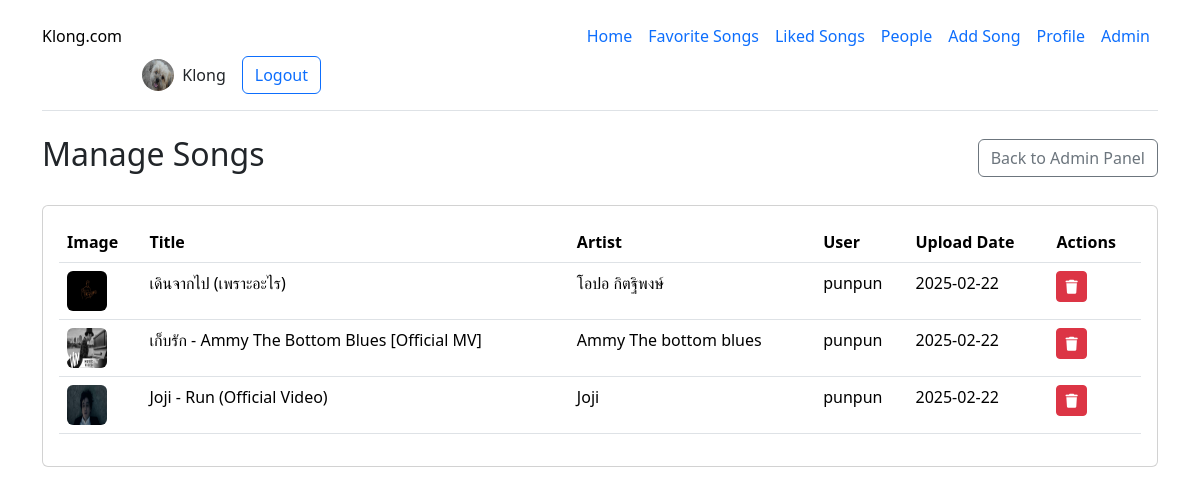
The page /admin/songs (signed in) on the database its author committed.
### app.py (models this page shows)
class User(db.Model, UserMixin):
    id = db.Column(db.Integer, primary_key=True)
    username = db.Column(db.String(150), unique=True, nullable=False)  # ชื่อผู้ใช้
    password = db.Column(db.String(150), nullable=False)  # รหัสผ่าน (เข้ารหัสแล้ว)
    name = db.Column(db.String(150), default='Noman')  # ชื่อแสดง
    profile_pic = db.Column(db.String(500), default='/static/uploads/profile/default.png')  # รูปโปรไฟล์
    is_admin = db.Column(db.Boolean, default=False)  # สถานะผู้ดูแลระบบ
    songs = db.relationship('Song', backref='user', lazy=True)  # ความสัมพันธ์กับโมเดล Song
    likes = db.relationship('Like', backref='user', lazy=True)  # ความสัมพันธ์กับโมเดล Like

class Song(db.Model):
    id = db.Column(db.Integer, primary_key=True)
    title = db.Column(db.String(200), nullable=False)  # ชื่อเพลง
    artist = db.Column(db.String(200), nullable=False)  # ชื่อศิลปิน
    image_url = db.Column(db.String(500), nullable=False)  # URL รูปภาพปกเพลง
    audio_url = db.Column(db.String(500), nullable=False)  # URL ไฟล์เสียงเพลง
    lyrics_url = db.Column(db.Text, nullable=False)  # เนื้อเพลง
    created_at = db.Column(db.DateTime, default=datetime.utcnow)  # เวลาที่สร้างเพลง
    user_id = db.Column(db.Integer, db.ForeignKey('user.id'), nullable=False)  # ไอดีผู้ใช้ที่สร้างเพลง
    likes = db.relationship('Like', backref='song', lazy=True)  # ความสัมพันธ์กับโมเดล Like

### app.py (the view)
@app.route('/admin/songs')
@login_required  # ต้องล็อกอินก่อนเข้าถึง
def admin_songs():
    if not current_user.is_admin:  # ตรวจสอบว่าผู้ใช้เป็นผู้ดูแลระบบหรือไม่
        return redirect(url_for('home'))
    songs = Song.query.all()  # ดึงข้อมูลเพลงทั้งหมด
    return render_template('admin_songs.html', songs=songs)  # แสดงหน้า admin_songs.html พร้อมข้อมูลเพลง

### app.py (called while the page is built)
@login_manager.user_loader
def load_user(user_id):
    return User.query.get(int(user_id))

### templates/admin_songs.html (shortened to what this page needs)
<!DOCTYPE html>
<html lang="en">
<head>
    <link href="https://cdn.jsdelivr.net/npm/bootstrap@5.3.3/dist/css/bootstrap.min.css" rel="stylesheet">
    <link rel="stylesheet" href="https://cdnjs.cloudflare.com/ajax/libs/font-awesome/6.0.0/css/all.min.css">
</head>
<body>
    <div class="container">
        <header class="d-flex flex-wrap align-items-center justify-content-center justify-content-md-between py-3 mb-4 border-bottom">
            <div class="col-md-3 mb-2 mb-md-0">
                <a href="/" class="d-inline-flex link-body-emphasis text-decoration-none">
                    Klong.com
                </a>
            </div>
            <ul class="nav col-12 col-md-auto mb-2 justify-content-center mb-md-0">
                <li><a href="/" class="nav-link px-2">Home</a></li>
                <li><a href="/favorite" class="nav-link px-2">Favorite Songs</a></li>
                <li><a href="/like" class="nav-link px-2">Liked Songs</a></li>
                <li><a href="/people" class="nav-link px-2">People</a></li>
                <li><a href="/add" class="nav-link px-2">Add Song</a></li>
                <li><a href="/profile" class="nav-link px-2">Profile</a></li>
                <li><a href="/admin" class="nav-link px-2">Admin</a></li>
            </ul>
            <div class="col-md-3 text-end">
                <div class="d-flex align-items-center justify-content-end">
                    <img src="{{ current_user.profile_pic }}" class="rounded-circle me-2" width="32" height="32" alt="Profile">
                    <span class="me-3">{{ current_user.name }}</span>
                    <a href="/logout" class="btn btn-outline-primary">Logout</a>
                </div>
            </div>
        </header>
        <div class="d-flex justify-content-between align-items-center mb-4">
            <h2>Manage Songs</h2>
            <a href="{{ url_for('admin') }}" class="btn btn-outline-secondary">Back to Admin Panel</a>
        </div>
        <div class="card">
            <div class="card-body">
                <div class="table-responsive">
                    <table class="table">
                        <thead>
                            <tr>
                                <th>Image</th>
                                <th>Title</th>
                                <th>Artist</th>
                                <th>User</th>
                                <th>Upload Date</th>
                                <th>Actions</th>
                            </tr>
                        </thead>
                        <tbody>
                            {% for song in songs %}
                            <tr>
                                <td>
                                    <img src="{{ song.image_url }}" width="40" height="40" alt="Song" class="rounded">
                                </td>
                                <td>{{ song.title }}</td>
                                <td>{{ song.artist }}</td>
                                <td>{{ song.user.username }}</td>
                                <td>{{ song.created_at.strftime('%Y-%m-%d') }}</td>
                                <td>
                                    <button class="btn btn-danger btn-sm delete-song" data-song-id="{{ song.id }}">
                                        <i class="fas fa-trash"></i>
                                    </button>
                                </td>
                            </tr>
                            {% endfor %}
                        </tbody>
                    </table>
                </div>
            </div>
        </div>
    </div>
</body>
</html>

### rows shown on the page
User: profile_pic (picture), name "Klong"
Song: image_url (placeholder picture), title "เดินจากไป (เพราะอะไร)", artist "โอปอ กิตฐิพงษ์", user.username "punpun", created_at "2025-02-22"
Song: image_url (placeholder picture), title "เก็บรัก - Ammy The Bottom Blues [Official MV]", artist "Ammy The bottom blues", user.username "punpun", created_at "2025-02-22"
Song: image_url (placeholder picture), title "Joji - Run (Official Video)", artist "Joji", user.username "punpun", created_at "2025-02-22"
